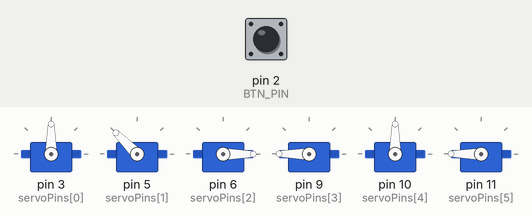
Bench run of a sketch on a simulated Arduino Uno, built with avr-gcc and run on an emulated ATmega328P. Parts: 6 × servo. Inputs (shaded band) come from the test bench; at power-on: pin 2 (BTN_PIN) HIGH. What the sketch prints to the serial monitor is not drawn.

Above: at 1.2 s.
1.3 s: pin 2 (BTN_PIN) pulled LOW for 0.15 s
At 1.76 s:
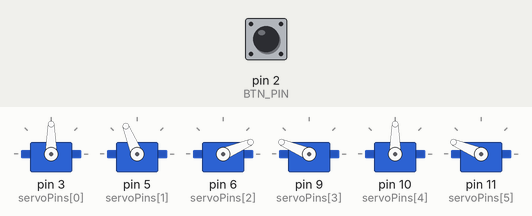
At 5.4 s:
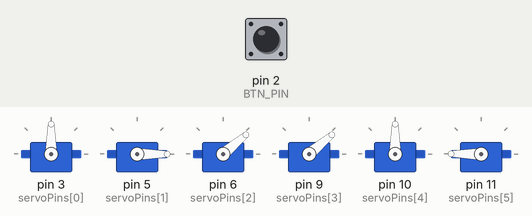
Timing chart, 0 to 18.0 s (numbered marks = the images above; inputs shaded):
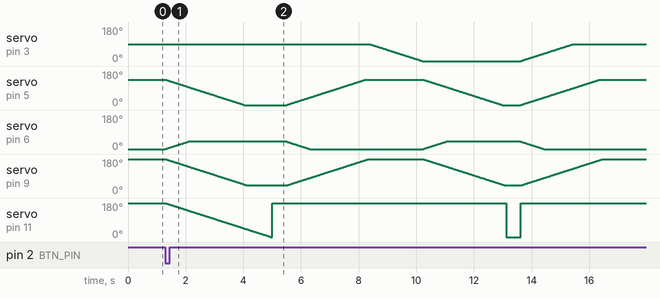

The sketch:

sayuu_botton.ino
```cpp
#include <Servo.h>

/* ────── 定数設定 ────── */
const uint8_t  NUM_SERVOS = 6;
const uint8_t  servoPins[NUM_SERVOS] = {3, 5, 6, 9, 10, 11};

const int16_t POS_INIT [NUM_SERVOS] = { 90,135,  0,180, 90,180};   // 初期
const int16_t POS_PICK [NUM_SERVOS] = { 90,  0, 40, 40, 90,  0};   // ピック
const int16_t POS_PLACE_R[NUM_SERVOS] = {  0, 0, 40, 40, 90,180};  // 右 (1軸=0°)
const int16_t POS_PLACE_L[NUM_SERVOS] = {180, 0, 40, 40, 90,180};  // 左 (1軸=180°)

const int16_t GRIP_CLOSE = 180;          // 6軸 つかむ
const int16_t GRIP_OPEN  =   0;          // 6軸 開放

const uint8_t  BTN_PIN  = 2;             // タクトスイッチ
const uint16_t STEP_MS  = 20;            // 1 ステップ間隔

/* ────── 変数 ────── */
Servo servos[NUM_SERVOS];
bool  waiting  = true;      // 初期姿勢で待機中？
bool  btnPrev  = HIGH;      // 前回のボタン状態
bool  toLeft   = false;     // false=次は右 / true=次は左

/* ────── 補助関数 ────── */
void moveAllSlow(const int16_t from[], const int16_t to[], uint16_t dly)
{
  int16_t cur[NUM_SERVOS]; memcpy(cur, from, sizeof(cur));
  bool done = false;
  while (!done) {
    done = true;
    for (uint8_t i = 0; i < NUM_SERVOS; ++i) {
      if      (cur[i] < to[i]) { ++cur[i]; done = false; }
      else if (cur[i] > to[i]) { --cur[i]; done = false; }
      servos[i].write(cur[i]);
    }
    delay(dly);
  }
}

void moveBodySlow(const int16_t from[], const int16_t to[],
                  uint16_t dly, int16_t gripAngle)
{
  int16_t cur[NUM_SERVOS]; memcpy(cur, from, sizeof(cur)); cur[5] = gripAngle;
  bool done = false;
  while (!done) {
    done = true;
    for (uint8_t i = 0; i < NUM_SERVOS - 1; ++i) {
      if      (cur[i] < to[i]) { ++cur[i]; done = false; }
      else if (cur[i] > to[i]) { --cur[i]; done = false; }
      servos[i].write(cur[i]);
    }
    servos[5].write(gripAngle);
    delay(dly);
  }
}

/* ---- ピック＆プレース ---- */
void runSequence(bool toLeftNow)
{
  /* ① 初期 → ピック */
  moveAllSlow(POS_INIT, POS_PICK, STEP_MS);

  /* ② つかむ */
  servos[5].write(GRIP_CLOSE);
  delay(500);

  /* ③ ピック → 初期（6軸固定）*/
  int16_t pickGrip[NUM_SERVOS], initGrip[NUM_SERVOS];
  memcpy(pickGrip, POS_PICK, sizeof(pickGrip));
  memcpy(initGrip, POS_INIT, sizeof(initGrip));
  pickGrip[5] = initGrip[5] = GRIP_CLOSE;
  moveBodySlow(pickGrip, initGrip, STEP_MS, GRIP_CLOSE);

  /* ④ 1軸回転 */
  int16_t rotate[NUM_SERVOS]; memcpy(rotate, initGrip, sizeof(rotate));
  rotate[0] = toLeftNow ? 180 : 0;
  moveBodySlow(initGrip, rotate, STEP_MS, GRIP_CLOSE);

  /* ⑤ 置き姿勢へ */
  const int16_t* PLACE = toLeftNow ? POS_PLACE_L : POS_PLACE_R;
  int16_t placeGrip[NUM_SERVOS]; memcpy(placeGrip, PLACE, sizeof(placeGrip));
  placeGrip[5] = GRIP_CLOSE;
  moveBodySlow(rotate, placeGrip, STEP_MS, GRIP_CLOSE);

  /* ⑥ 離す */
  servos[5].write(GRIP_OPEN);
  delay(500);

  /* ⑦ 初期へ戻る */
  moveAllSlow(placeGrip, POS_INIT, STEP_MS);
}

/* ────── セットアップ ────── */
void setup()
{
  Serial.begin(9600);
  pinMode(BTN_PIN, INPUT_PULLUP);

  for (uint8_t i = 0; i < NUM_SERVOS; ++i) {
    servos[i].attach(servoPins[i]);
    servos[i].write(POS_INIT[i]);
  }
  Serial.println(F("Ready: ボタンで右→左→右→…交互動作"));
}

/* ────── メインループ ────── */
void loop()
{
  /* ボタンの立下り検出 */
  bool btnNow = digitalRead(BTN_PIN);
  if (btnPrev == HIGH && btnNow == LOW && waiting) {
    waiting = false;                 // 動作開始
    runSequence(toLeft);             // 現在フラグに従って実行
    toLeft  = !toLeft;               // 次回方向を反転
    waiting = true;                  // 終了したら待機
  }
  btnPrev = btnNow;
}
```
